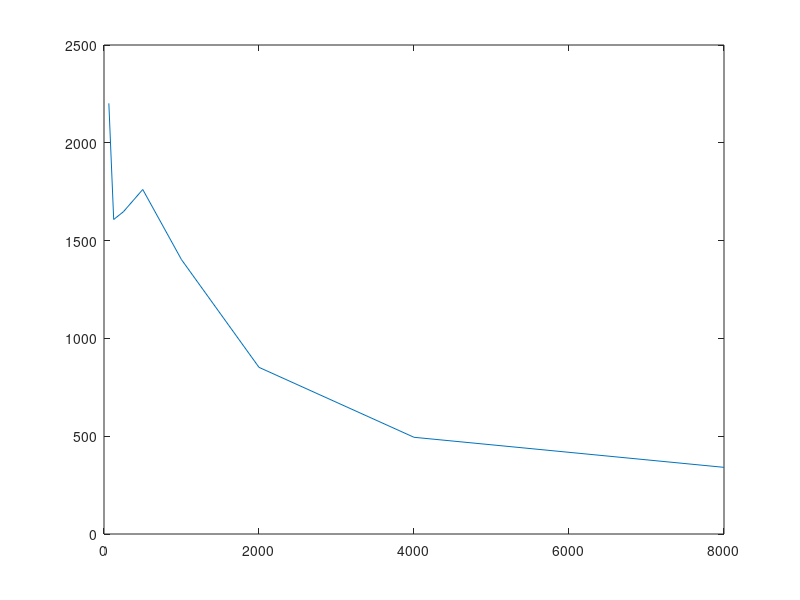

The MATLAB script that drew this image:
#!/usr/bin/env octave
%https://en.wikibooks.org/wiki/Engineering_Acoustics/Outdoor_Sound_Propagation

clear all
close all
clc

f = [62.5 125 250 500 1000 2000 4000 8000];
%a = [0.123 0.445 1.32 2.73 4.66	9.86 29.4 104]/1000;  %attenuation measured at 20deg, 50%humidity, in dB per m 
%a = [0.192 0.615 1.42 2.52 5.01	14.1 48.5 166]/1000;  %attenuation measured at 20deg, 30%humidity, in dB per m 
a = [0.260 0.712 1.39 2.60 6.53 21.5 74.1 215]/1000;  %attenuation measured at 20deg, 20%humidity, in dB per m 


c = 343;

omega = 2*pi*f;

Q = 1./(2*c*a./omega)
plot(f,Q)
